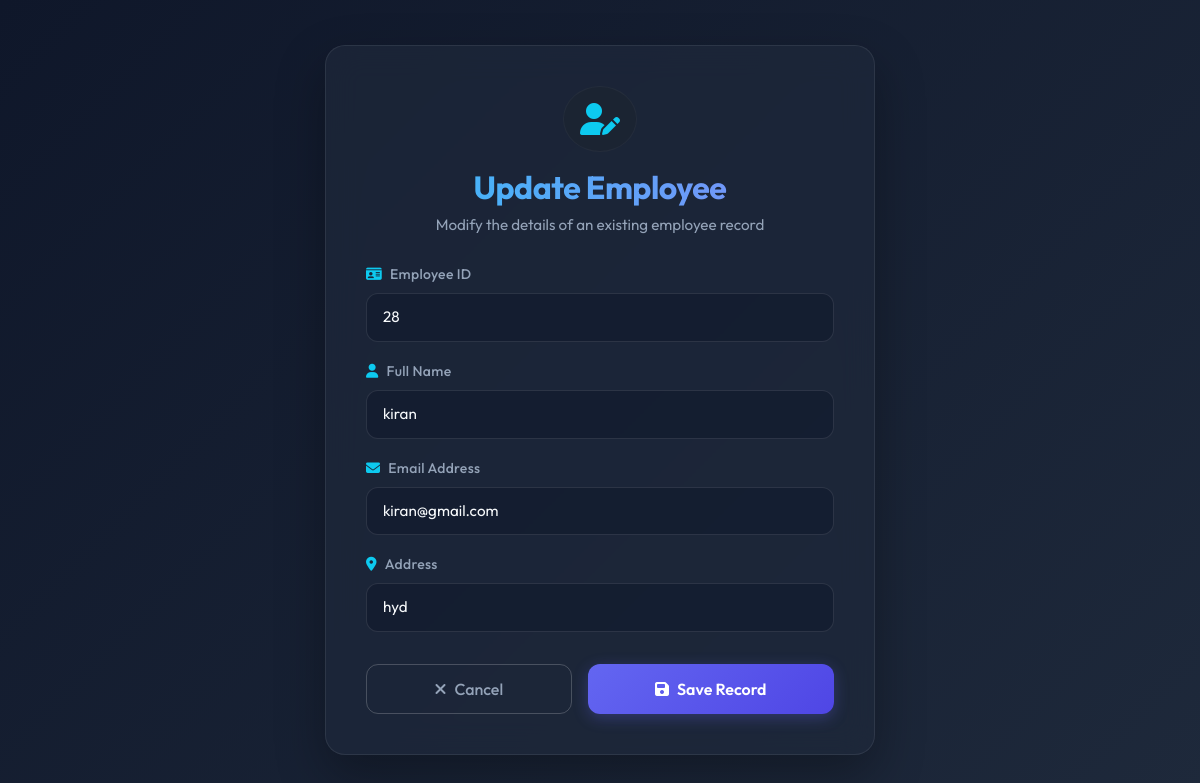
Page /emp_edit/8/ on the committed database.
### crud/models.py (models this page shows, shortened)
class Employee(models.Model):
    emp_id = models.IntegerField(unique=True)
    emp_name = models.CharField(max_length=100)
    emp_email = models.EmailField(unique=True)
    emp_address = models.CharField(max_length=250)

### crud/views.py (the view)
# urls.py: path('emp_edit/<int:id>/',views.employee_update,name='emp_edit'),
def employee_update(request,id):
    employee = get_object_or_404(Employee,id=id)
    if request.method == 'POST':
        form = EmployeeForm(request.POST, instance=employee)
        if form.is_valid():
            form.save()
            return redirect('emp_list')
    else:
        form=EmployeeForm(instance=employee)
    return render(request, 'emp_create.html',{'form':form})

### crud/forms.py
class EmployeeForm(forms.ModelForm):
    class Meta:
        model = Employee
        fields = '__all__'
        widgets = {
            'emp_id' : forms.NumberInput(attrs={
                'class':'form-control',
                'placeholder': 'Emp id'
            }),
            'emp_name' : forms.TextInput(attrs={
                'class':'form-control',
                'placeholder':'Emp Name'
            }),
            'emp_email' : forms.EmailInput(attrs={
                'class':'form-control',
                'placeholder':'Emp Email'
            }),
            'emp_address' : forms.TextInput(attrs={
                'class':'form-control',
                'placeholder':'Emp Address'
            })
        }

### crud/templates/emp_create.html (shortened to what this page needs)
<!DOCTYPE html>
<html lang="en">
<head>
    <link href="https://cdn.jsdelivr.net/npm/bootstrap@5.3.2/dist/css/bootstrap.min.css" rel="stylesheet">
    <link href="https://cdnjs.cloudflare.com/ajax/libs/font-awesome/6.4.0/css/all.min.css" rel="stylesheet">
</head>
<body>
    <div class="glass-card animated-card">
        <div class="text-center mb-4">
            <div class="d-inline-flex align-items-center justify-content-center bg-dark bg-opacity-25 rounded-circle p-3 mb-3 border border-secondary border-opacity-10">
                <i class="fa-solid {% if form.instance.pk %}fa-user-pen{% else %}fa-user-plus{% endif %} fa-2x text-info"></i>
            </div>
            <h2 class="gradient-title">{% if form.instance.pk %}Update Employee{% else %}Add Employee{% endif %}</h2>
            <p class="subtitle">{% if form.instance.pk %}Modify the details of an existing employee record{% else %}Create a new record in the employee database{% endif %}</p>
        </div>
        <form method="POST" novalidate>
            <div class="row">
                <div class="col-md-12 mb-3 position-relative">
                    <label for="{{ form.emp_id.id_for_label }}" class="form-label"><i class="fa-solid fa-id-card me-2 text-info"></i>Employee ID</label>
                    {{ form.emp_id }}
                </div>
                <div class="col-md-12 mb-3 position-relative">
                    <label for="{{ form.emp_name.id_for_label }}" class="form-label"><i class="fa-solid fa-user me-2 text-info"></i>Full Name</label>
                    {{ form.emp_name }}
                </div>
                <div class="col-md-12 mb-3 position-relative">
                    <label for="{{ form.emp_email.id_for_label }}" class="form-label"><i class="fa-solid fa-envelope me-2 text-info"></i>Email Address</label>
                    {{ form.emp_email }}
                </div>
                <div class="col-md-12 mb-4 position-relative">
                    <label for="{{ form.emp_address.id_for_label }}" class="form-label"><i class="fa-solid fa-location-dot me-2 text-info"></i>Address</label>
                    {{ form.emp_address }}
                </div>
            </div>
            <div class="d-flex gap-3 justify-content-end mt-2">
                <a href="{% url 'emp_list' %}" class="btn btn-outline-premium flex-grow-1 text-center">
                    <i class="fa-solid fa-xmark me-2"></i>Cancel
                </a>
                <button type="submit" class="btn btn-premium flex-grow-1">
                    <i class="fa-solid fa-floppy-disk me-2"></i>Save Record
                </button>
            </div>
        </form>
    </div>
</body>
</html>

### crud/templates/emp_create.html (style rules this page uses)
:root { --bg-gradient: linear-gradient(135deg, #0f172a 0%, #1e293b 100%); --glass-bg: rgba(30, 41, 59, 0.7); --glass-border: rgba(255, 255, 255, 0.08); --text-primary: #f8fafc; --text-secondary: #94a3b8; --accent-gradient: linear-gradient(90deg, #38bdf8, #818cf8); --btn-gradient: linear-gradient(135deg, #6366f1 0%, #4f46e5 100%); --btn-hover-gradient: linear-gradient(135deg, #4f46e5 0%, #4338ca 100%); }
body { font-family: 'Outfit', sans-serif; background: var(--bg-gradient); color: var(--text-primary); min-height: 100vh; display: flex; align-items: center; justify-content: center; padding: 2rem 1rem; margin: 0; overflow-x: hidden; }
.glass-card { background: var(--glass-bg); border: 1px solid var(--glass-border); backdrop-filter: blur(16px); -webkit-backdrop-filter: blur(16px); border-radius: 20px; box-shadow: 0 20px 50px rgba(0, 0, 0, 0.3); width: 100%; max-width: 550px; padding: 2.5rem; transition: transform 0.3s ease, box-shadow 0.3s ease; }
.gradient-title { background: var(--accent-gradient); -webkit-background-clip: text; -webkit-text-fill-color: transparent; font-weight: 700; letter-spacing: -0.5px; }
.subtitle { color: var(--text-secondary); font-weight: 400; font-size: 0.95rem; }
.form-label { color: var(--text-secondary) !important; font-weight: 500; font-size: 0.875rem; margin-bottom: 0.5rem; letter-spacing: 0.3px; }
.form-control { background: rgba(15, 23, 42, 0.5) !important; border: 1px solid rgba(255, 255, 255, 0.1) !important; color: var(--text-primary) !important; border-radius: 12px !important; padding: 0.75rem 1rem !important; font-size: 0.95rem !important; transition: all 0.25s ease !important; }
.form-control::placeholder { color: rgba(148, 163, 184, 0.5) !important; }
.btn-premium { background: var(--btn-gradient); border: none; color: #ffffff; font-weight: 600; border-radius: 12px; padding: 0.75rem 1.5rem; transition: all 0.25s ease; box-shadow: 0 4px 15px rgba(99, 102, 241, 0.3); }
.btn-outline-premium { background: transparent; border: 1px solid rgba(255, 255, 255, 0.2); color: var(--text-secondary); font-weight: 500; border-radius: 12px; padding: 0.75rem 1.5rem; transition: all 0.25s ease; }
.animated-card { animation: fadeIn 0.5s cubic-bezier(0.16, 1, 0.3, 1) forwards; }

### rows in the picture
Employee: emp_id "28", emp_name "kiran", emp_email "kiran@gmail.com", emp_address "hyd"
